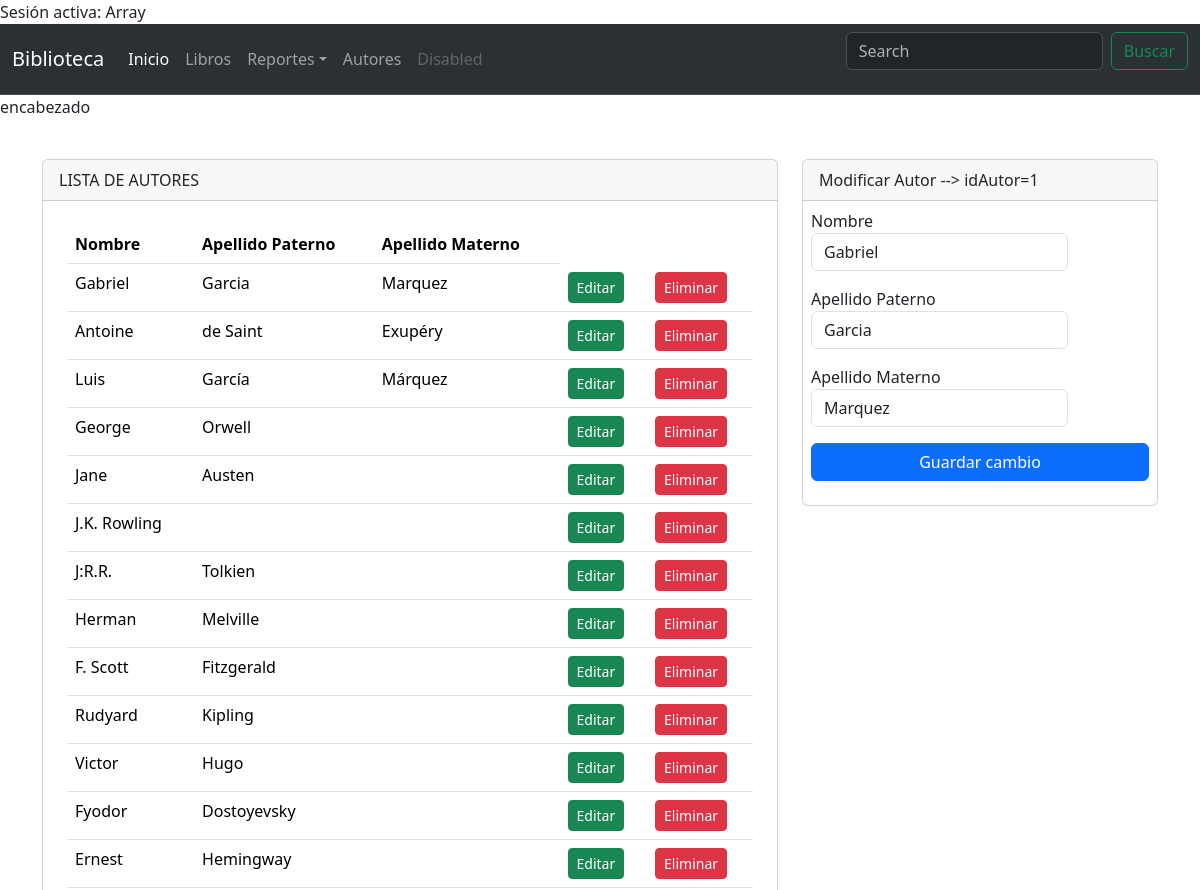
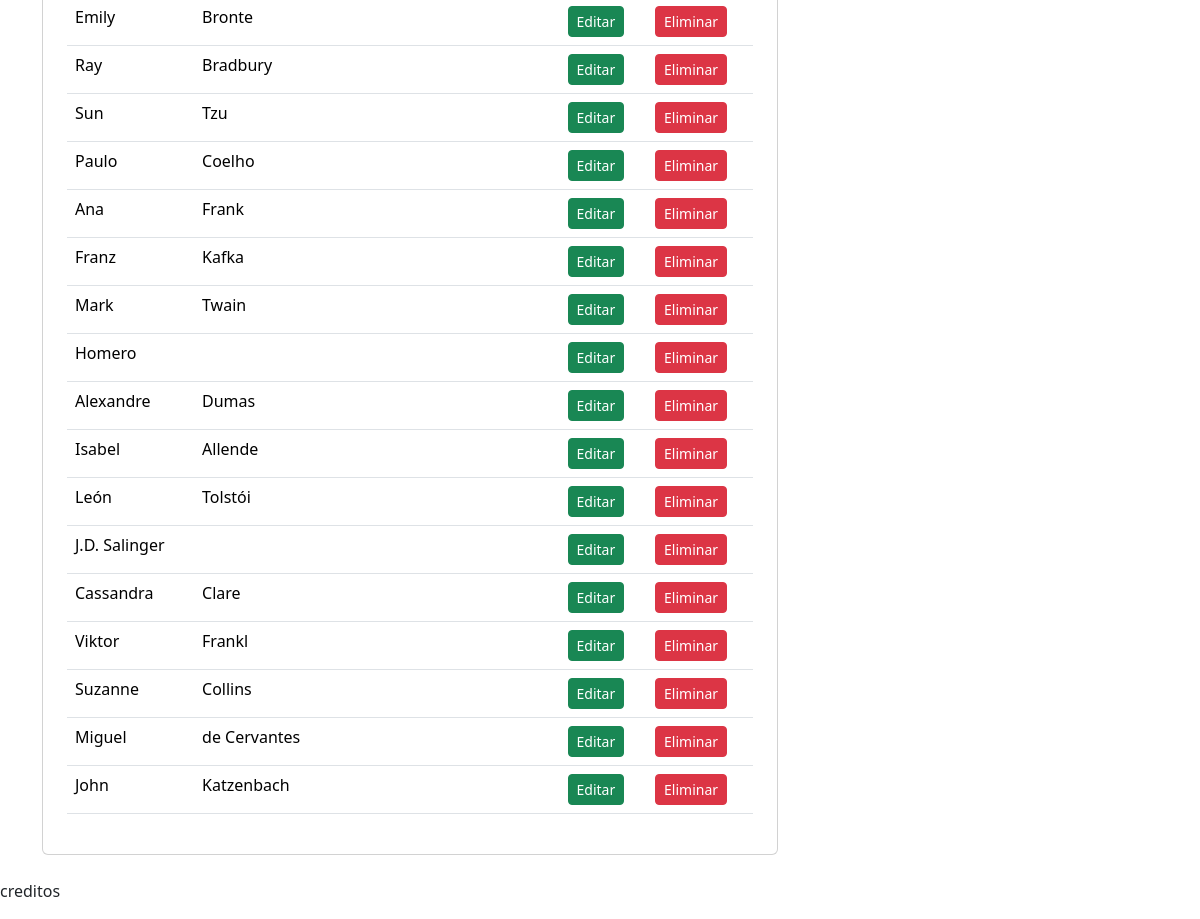
The page /autores.php?editAutor=editar&idAutor=1 (signed in) on the database its author committed (2 pictures, top to bottom).
### tables this page shows
CREATE TABLE `autor` (
  `idAutor` int(11) NOT NULL,
  `nombre` varchar(15) NOT NULL,
  `apePaterno` varchar(15) NOT NULL,
  `apeMaterno` varchar(15) NOT NULL
);

CREATE TABLE `autorlibro` (
  `idAutor` int(11) NOT NULL,
  `idLibro` int(11) NOT NULL
);

### consultas.php (called while the page is built, shortened)
<?php
	$conexion = new Conexion;
	$con = $conexion->conectar();
function autor($conect){
	$sql = $conect->query('SELECT * FROM autor');
	$sql->execute();
	$res_autor = $sql->fetchAll(PDO::FETCH_ASSOC);
	return $res_autor;
}
function datosAutorEdit($conect) {
	$idAutor = $_GET['idAutor'];
	$sql = 'SELECT * FROM libro l INNER JOIN autorlibro al ON l.idLibro=al.idLibro INNER JOIN autor a ON al.idAutor=a.idAutor WHERE a.idAutor=?';
	$sent = $conect->prepare($sql);
	$sent->execute(array($idAutor));
	$res = $sent->fetch();
	return $res;
}
if(isset($_GET['editAutor'])) {
	$datosAutor = datosAutorEdit($con);
}

### autores.php (the view, shortened to what this page needs)
<?php
    if (!isset($_SESSION['usuario'])) {
        echo "No hay sesión activa";
        header('Location: login.php');
        exit();
    } else {
        echo "Sesión activa: " . $_SESSION['usuario'];
    }
    include_once 'consultas.php';
    include_once 'templates/header.php';
?>
<div class="container py-4">
    <div class="row justify-content-center">
    <div class="col-md-8">
            <div class="card">
                <div class="card-header">
                    LISTA DE AUTORES
                </div>
                <div class="p-4">
                    <table class="table">
                        <thead>
                            <tr>
                                <th>Nombre</th>
                                <th>Apellido Paterno</th>
                                <th>Apellido Materno</th>
                            </tr>
                        </thead>
                        <tbody>
                            <?php foreach (autor($con) as $key => $value) { ?>
                                <tr>
                                    <td><?=$value['nombre'] ?></td>
                                    <td><?=$value['apePaterno'] ?></td>
                                    <td><?=$value['apeMaterno'] ?></td>
                                    <td>
										<a href="autores.php?editAutor=editar&idAutor=<?=$value['idAutor'] ?>">
											<button type="button" class="btn btn-success btn-sm">Editar</button>
										</a>
									</td>
									<td>
										<a href="autores.php?delAutor=eliminar&idAutor=<?=$value['idAutor']?>">
											<button type="button" class="btn btn-danger btn-sm">Eliminar</button>
										</a>
									</td>
                                </tr>
                            <?php } ?>
                        </tbody>
                    </table>
                </div>
            </div>
        </div>
        <div class="col-md-4">
        <?php if (!isset($_GET['editAutor'])) { ?>
            <div class="card">
                <div class="card-header">
                    Adicionar Autor
                </div>
                <form action="consultas.php" method="post">
                    <div class="m-2">
                        <label class="form-label">Nombre
                            <input type="text" class="form-control" name="txtNombre" autofocus>
                        </label>
                    </div>
                    <div class="m-2">
                        <label class="form-label">Apellido Paterno
                            <input type="text" class="form-control" name="txtPaterno" autofocus>
                        </label>
                    </div>
                    <div class="m-2">
                        <label class="form-label">Apellido Materno
                            <input type="text" class="form-control" name="txtMaterno" autofocus>
                        </label>
                    </div>
                    <div class="m-2">
						<div class="d-grid">
							<input type="hidden" name="addAutor" value="addAutor">
							<input type="submit" class="btn btn-primary" value="Registrar">
						</div>
					</div>
                </form>
            </div>
            <?php }
			else { ?>
            <div class="card">
				<div class="card-header">
					Modificar Autor --> idAutor=<?=$datosAutor['idAutor']?>
				</div>
				<form action="consultas.php" method="post">
					<div class="m-2">
						<label class="form-label">Nombre
							<input type="text" class="form-control" name="txtNombre" value="<?=$datosAutor['nombre'] ?>" autofocus>
						</label>
					</div>
					<div class="m-2">
						<label class="form-label">Apellido Paterno
							<input type="text" class="form-control" name="txtPaterno" value="<?=$datosAutor['apePaterno'] ?>" autofocus>
						</label>
					</div>
					<div class="m-2">
						<label class="form-label">Apellido Materno
							<input type="text" class="form-control" name="txtMaterno" value="<?=$datosAutor['apeMaterno'] ?>" autofocus>
						</label>
					</div>
					<div class="m-2">
						<div class="d-grid">
							<input type="submit" class="btn btn-primary" value="Guardar cambio">
						</div>
					</div>
				</form>
			</div>
		<?php } ?>
        </div>
    </div>
</div>
<?php
include_once 'templates/footer.php';
?>

### rows shown on the page
autor: nombre "Gabriel", apePaterno "Garcia", apeMaterno "Marquez"
autor: nombre "Antoine", apePaterno "de Saint", apeMaterno "Exupéry"
autor: nombre "Luis", apePaterno "García", apeMaterno "Márquez"
autor: nombre "George", apePaterno "Orwell"
autor: nombre "Jane", apePaterno "Austen"
autor: nombre "J.K. Rowling"
autor: nombre "J:R.R.", apePaterno "Tolkien"
autor: nombre "Herman", apePaterno "Melville"
autor: nombre "F. Scott", apePaterno "Fitzgerald"
autor: nombre "Rudyard", apePaterno "Kipling"
autor: nombre "Victor", apePaterno "Hugo"
autor: nombre "Fyodor", apePaterno "Dostoyevsky"
autor: nombre "Ernest", apePaterno "Hemingway"
autor: nombre "Emily", apePaterno "Bronte"
autor: nombre "Ray", apePaterno "Bradbury"
autor: nombre "Sun", apePaterno "Tzu"
autor: nombre "Paulo", apePaterno "Coelho"
autor: nombre "Ana", apePaterno "Frank"
autor: nombre "Franz", apePaterno "Kafka"
autor: nombre "Mark", apePaterno "Twain"
autor: nombre "Homero"
autor: nombre "Alexandre", apePaterno "Dumas"
autor: nombre "Isabel", apePaterno "Allende"
autor: nombre "León", apePaterno "Tolstói"
autor: nombre "J.D. Salinger"
autor: nombre "Cassandra", apePaterno "Clare"
autor: nombre "Viktor", apePaterno "Frankl"
autor: nombre "Suzanne", apePaterno "Collins"
autor: nombre "Miguel", apePaterno "de Cervantes"
autor: nombre "John", apePaterno "Katzenbach"
autorlibro: idAutor.idAutor "1", txtNombre "Gabriel", txtPaterno "Garcia", txtMaterno "Marquez"

### other values the page prints
$_SESSION['usuario'] "Array"
